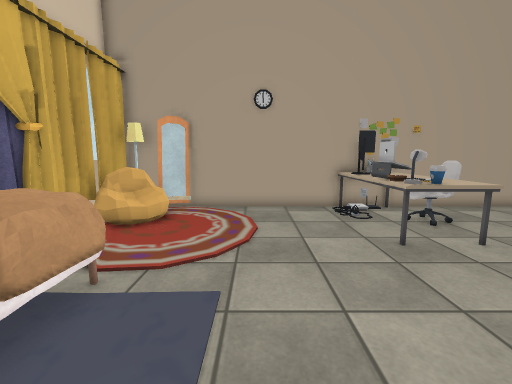
view 1 (above)

16 first-person views from a walk through a Unity game level. The camera is 1.3 m above the floor, tilts 8° down and sees 90° across. Doors are open. The floor is counted in squares, 0.5 m on a side. Each view is taken from the middle of a square. On the plan, view 1 faces up. The plan holds only what a view shows up to about 18 squares ahead; the rest is blank. The player character is not drawn. Some animated figures are left out. Some surface patterns are stand-ins.

view 2
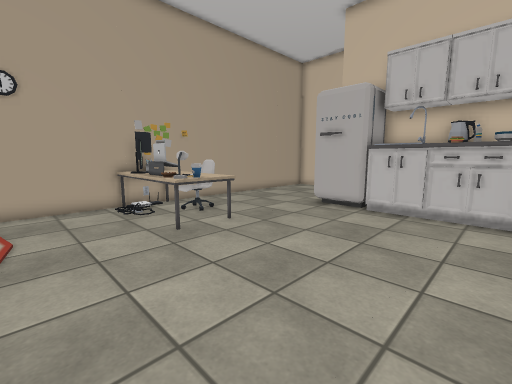

view 3
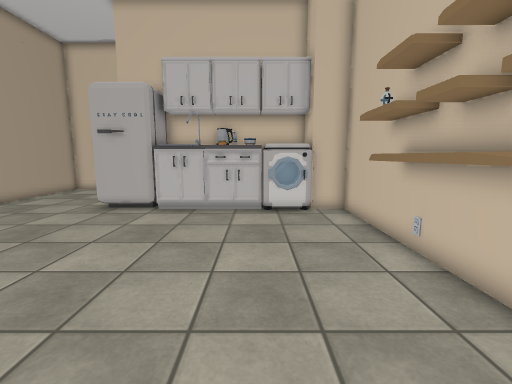

view 4
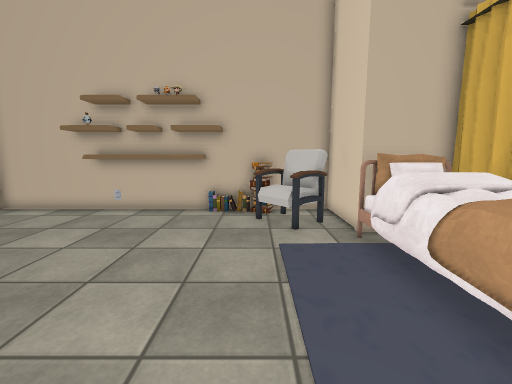

view 5
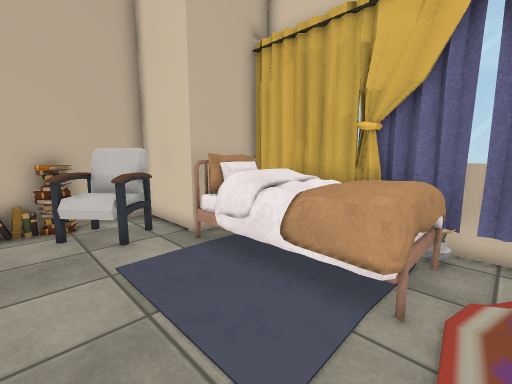

view 6
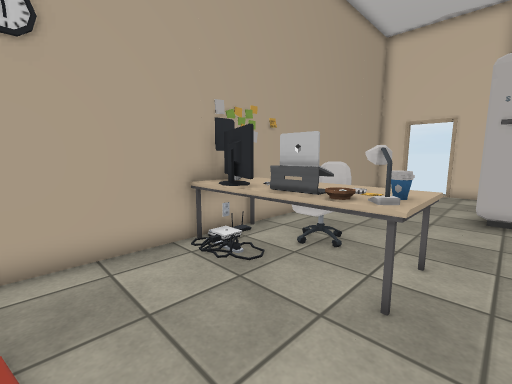

view 7
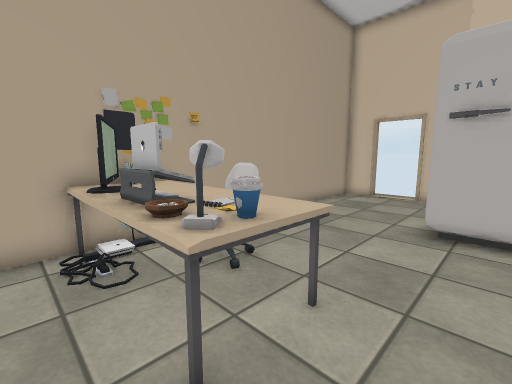

view 8
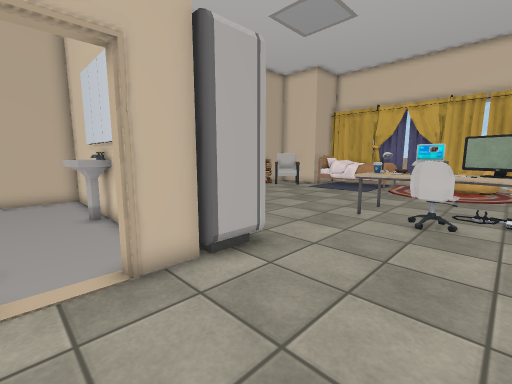

view 9
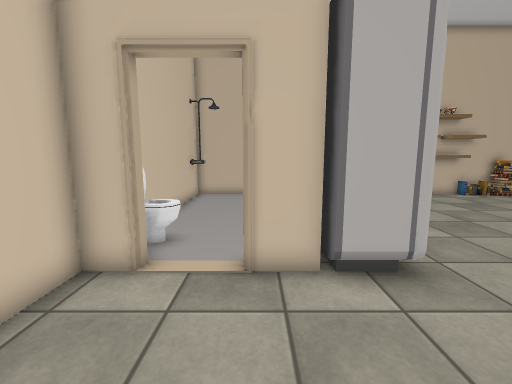

view 10
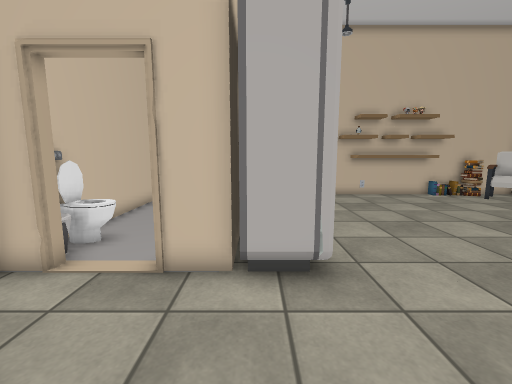

view 11
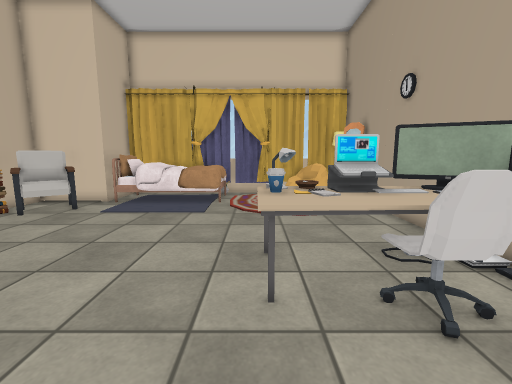

view 12
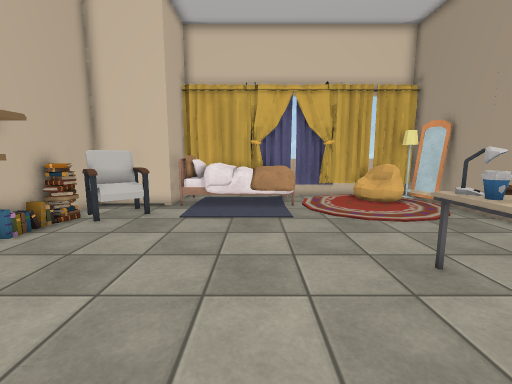

view 13
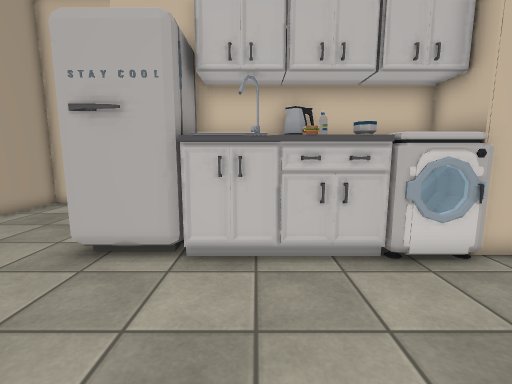

view 14
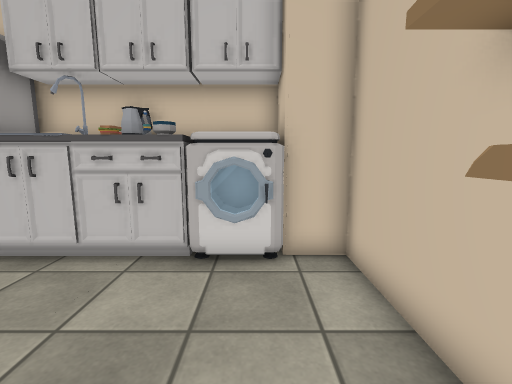

view 15
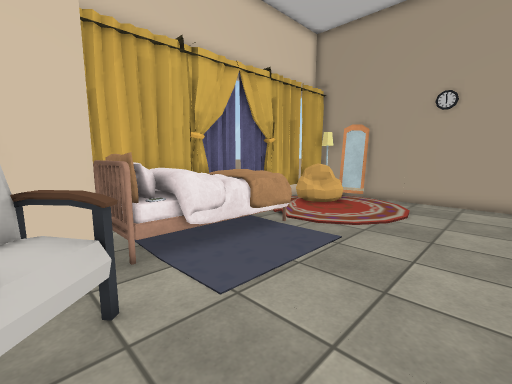

view 16
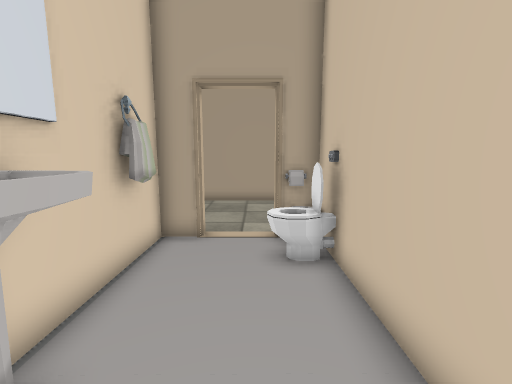

### Floor plan
Key: @ floor where view 1 was taken; # wall or solid block; . floor; D open door; ^ raised ledge; E desk; R rug; M monitor; C curtain; H chair; L laptop; B bed; F fridge; U counter; A machine; S sofa; I sink; O other object.
Columns run from 7 left of view 1 to 21 right of it. Each row starts with its distance up from view 1.
 13 ############EO##############
 12 ##R#.......MMEE............#
 11 #C R  .....MOEH............DD
 10 #C R   ....ELEHH...........DD
  9 #CRR   ....ELEH............DD
  8 #      ....EOEE............#
  7 #     .....EOEE....#FF #DD##
  6 #..................FFF##DDO#
  5 #OBBB..............FF #...O#
  4 #BBBB .............FFF#..OO#
  3 #CBBB .............O  #....#
  2 #CBBB .............OOO#....#
  1 #CBBB .............UUO#I...#
  0 #CBOO..@...........UOOII...#
 -1 #CBBB..............OOU#I...#
 -2 #### SS............AA #....#
 -3    #SSSS...........AA #....#
 -4    # SSS......##...AAA#...OO
 -5    ##SSO###^#^##############
 -6    #############

Where each view was taken, in squares from view 1:
view 1: 0 up, 0 right, facing up
view 2: 1 down, 0 right, facing up-right
view 3: 1 down, 0 right, facing right
view 4: 7 up, 0 right, facing down
view 5: 6 up, 1 right, facing down-left
view 6: 6 up, 0 right, facing up-right
view 7: 5 up, 3 right, facing up-right
view 8: 12 up, 18 right, facing down-left
view 9: 12 up, 16 right, facing down
view 10: 12 up, 14 right, facing down
view 11: 7 up, 11 right, facing left
view 12: 3 up, 10 right, facing left
view 13: 2 up, 6 right, facing right
view 14: 3 down, 6 right, facing right
view 15: 3 down, 3 right, facing up-left
view 16: 2 down, 18 right, facing up
